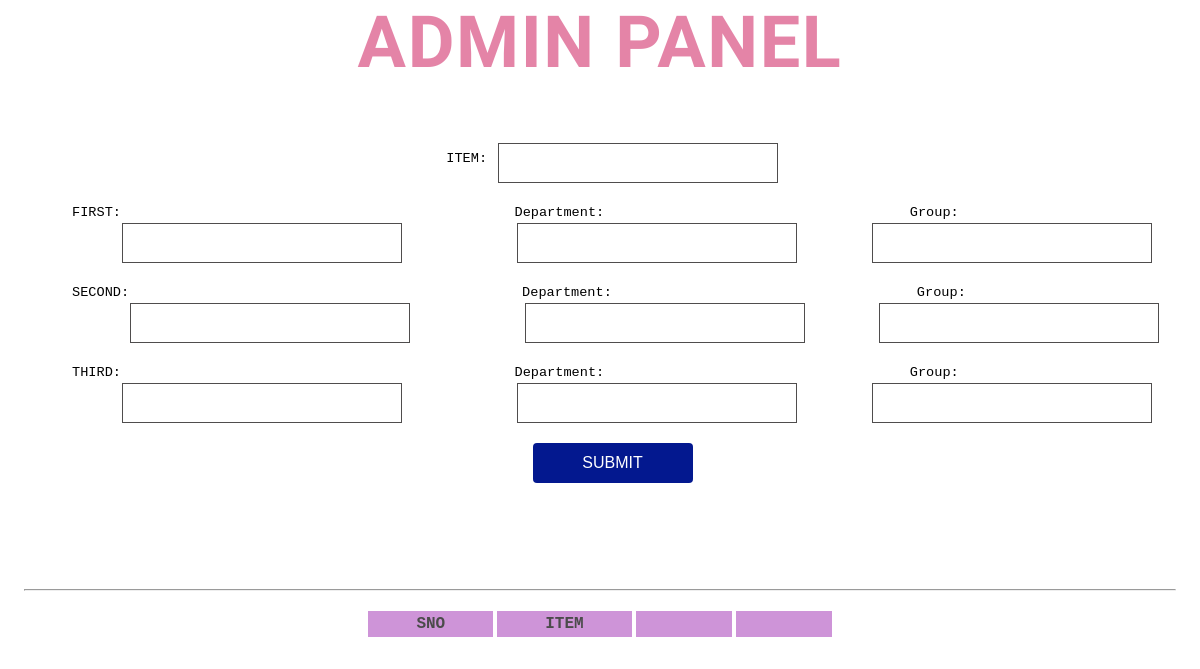
The page /Jalakadmin3 on the database as committed earlier.
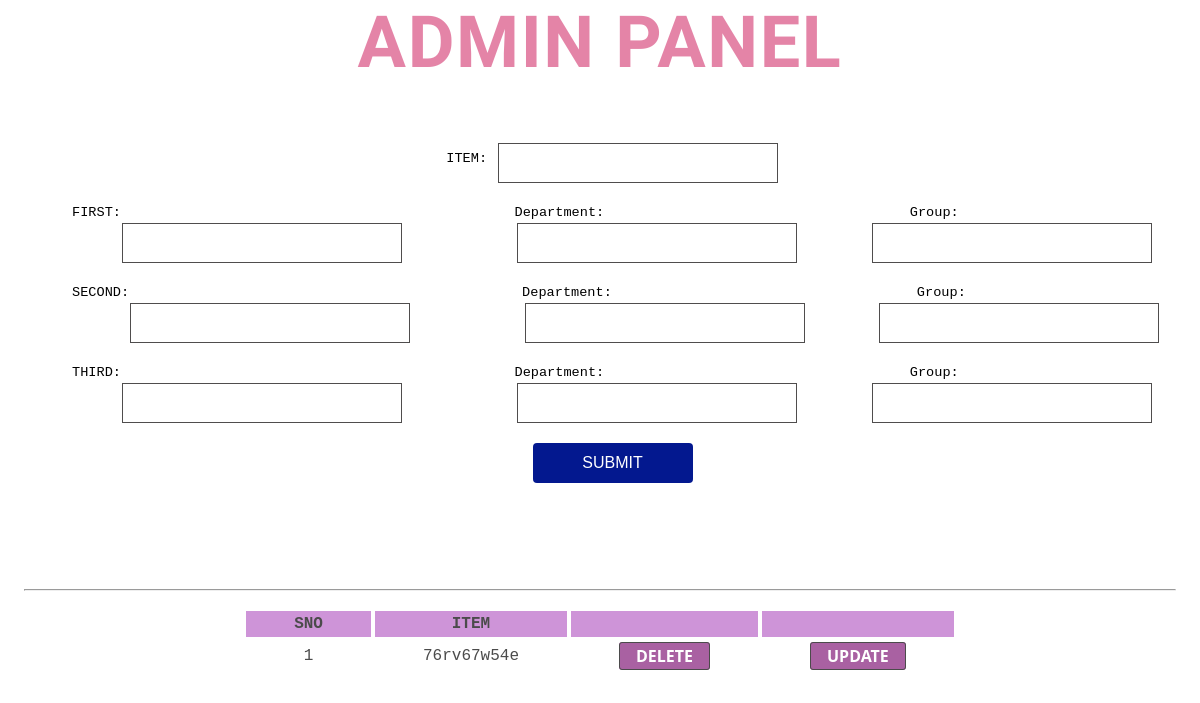
The same page on the database as committed later.
### app.py (models this page shows, shortened)
class Card(db.Model):
    sno = db.Column(db.Integer,nullable = False,primary_key = True)
    item = db.Column(db.String,nullable = False)
    first = db.Column(db.String,nullable = False)
    first_dep = db.Column(db.String,nullable = False)
    first_grp = db.Column(db.String,nullable = False)
    sec = db.Column(db.String,nullable = False)
    sec_dep = db.Column(db.String,nullable = False)
    sec_grp = db.Column(db.String,nullable = False)
    third = db.Column(db.String,nullable = False)
    third_dep = db.Column(db.String,nullable = False)
    third_grp = db.Column(db.String,nullable = False)

### app.py (the view, shortened to what this page needs)
@app.route('/Jalakadmin3',methods = ['GET','POST'])
def admin():
    all_result = Card.query.all()
    return render_template('admin.html',all_result = all_result)

### templates/admin.html (shortened to what this page needs)
<!DOCTYPE html>
<html lang="en">
<head>
    <link rel="stylesheet" href="{{url_for('static',filename='styles/admin.css')}}">
</head>
<body>
    <header>
        <h1>ADMIN PANEL</h1>
    </header>
    <div class="form-entry">
        	<form action="" method="POST">
        <div>
            <label for="item">ITEM:</label>
                <input type="text" name = 'item' class = 'entry'>
        </div>
        <div class="pos-div">
            <label for="first">FIRST:</label>
                <input type="text" name = 'first' class = 'entry'>
            <label for="first-dep">Department:</label>
                <input type="text" name = 'first-dep' class = 'entry'>
            <label for="first-grp">Group:</label>
                <input type="text" name = 'first-grp' class = 'entry'>
        </div>
        <div class ="pos-div">
            <label for="sec">SECOND:</label>
                <input type="text" name = 'sec' class = 'entry'>
            <label for="sec-dep">Department:</label>
                <input type="text" name = 'sec-dep' class = 'entry'>
            <label for="sec-grp">Group:</label>
                <input type="text" name = 'sec-grp' class = 'entry'>
        </div>
        <div class="pos-div">
            <label for="third">THIRD:</label>
                <input type="text" name = 'third' class = 'entry'>
            <label for="third-dep">Department:</label>
                <input type="text" name = 'third-dep' class = 'entry'>
            <label for="third-grp">Group:</label>
                <input type="text" name = 'third-grp' class = 'entry'>
        </div>
        <input type="submit" value="SUBMIT" id = 'submit-bt'>
            </form>
    </div>
    <hr width = 96% style="margin:2vh;">
    <div class="entries">
        <table>
            <tr>
                <th>SNO</th>
                <th>ITEM</th>
                <th></th>
                <th></th>
            </tr>
            {% for data in all_result %}
            <tr>
                <td>{{loop.index}}</td>
                <td>{{data.item}}</td>
                <td>
                    <a href = '/delete/{{data.sno}}' type = 'button' class = 'btn'>DELETE</a>
                </td>
                <td><a href = '/update/{{data.sno}}' type = 'button' class = 'btn'>UPDATE</a></td>
            </tr>
            {% endfor %}
        </table>
    </div>
</body>
</html>

Rows that differ between the two databases and show on the page:
added Card: item "76rv67w54e"
